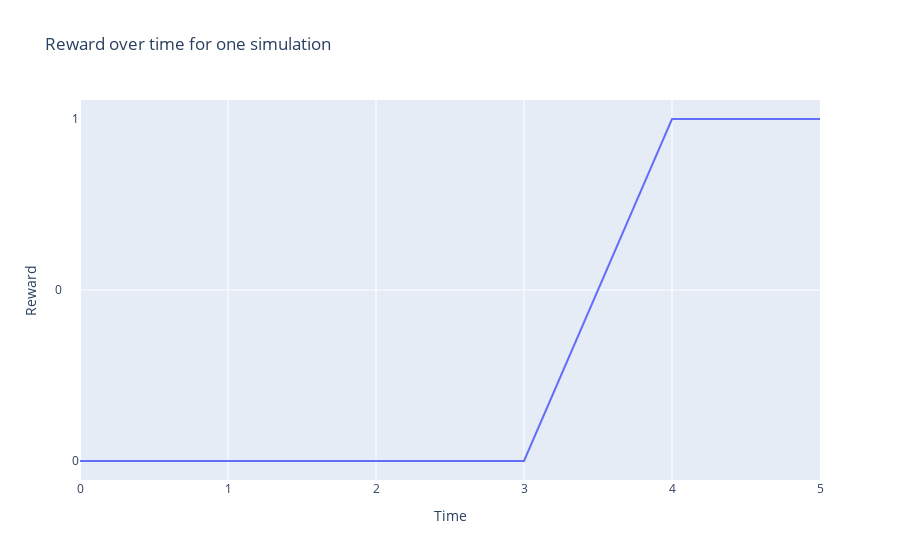

Notebook cell for this chart:
### Code cell
# plot one reward
reward0 = vulcan_rewards[0]

fig = go.Figure()
fig.add_trace(go.Scatter(x=np.arange(len(reward0)), y=reward0, mode='lines'))
fig.update_layout(title='Reward over time for one simulation', xaxis_title='Time', yaxis_title='Reward')
fig.show()

### Figure 1 — Plotly figure (JSON) as saved in the notebook; plotly's stock layout.template omitted (floating-point values rounded to 4 significant figures)
{"data": [{"mode": "lines", "type": "scatter", "x": [0, 1, 2, 3, 4, 5], "y": [[0, 0, 0, 0, 0, 0, 0, 0, 0, 0], [0, 0, 0, 0, 1, 1, 0, 0, 0, 0], [0, 0, 1, 0, 0, 0, 0, 1, 0, 0], [0, 0, 0, 0, 0, 0, 0, 0, 0, 0], [0, 0, 0, 0, 0, 0, 0, 0, 0, 0], [0, 0, 0, 0, 0, 0, 0, 0, 0, 0]]}], "layout": {"title": {"text": "Reward over time for one simulation"}, "xaxis": {"title": {"text": "Time"}}, "yaxis": {"title": {"text": "Reward"}}}}
